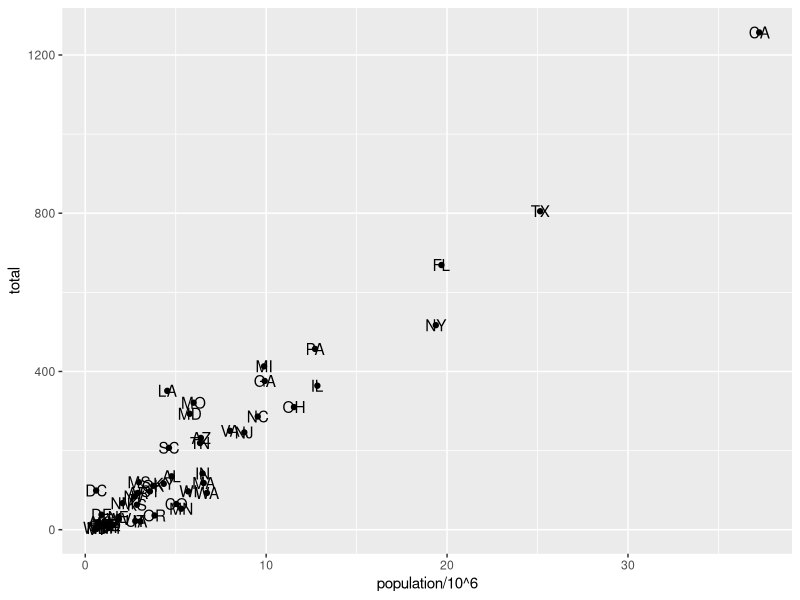
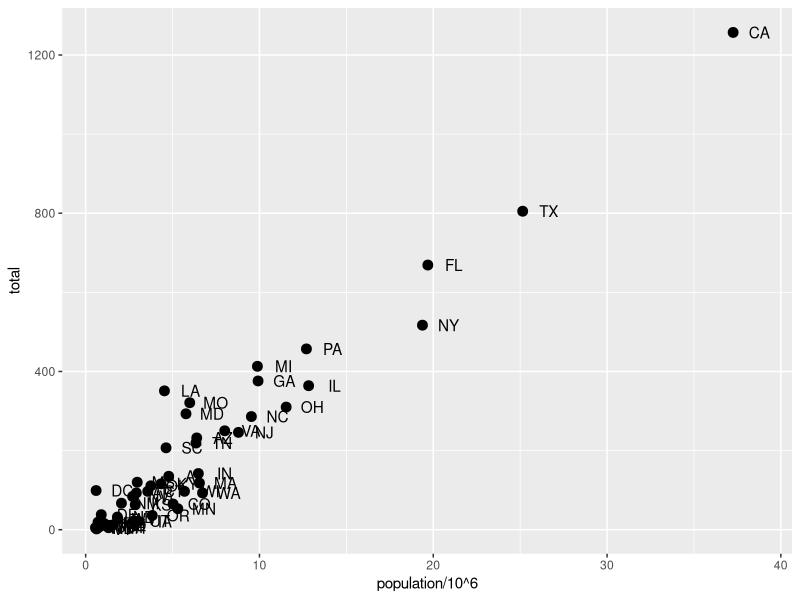
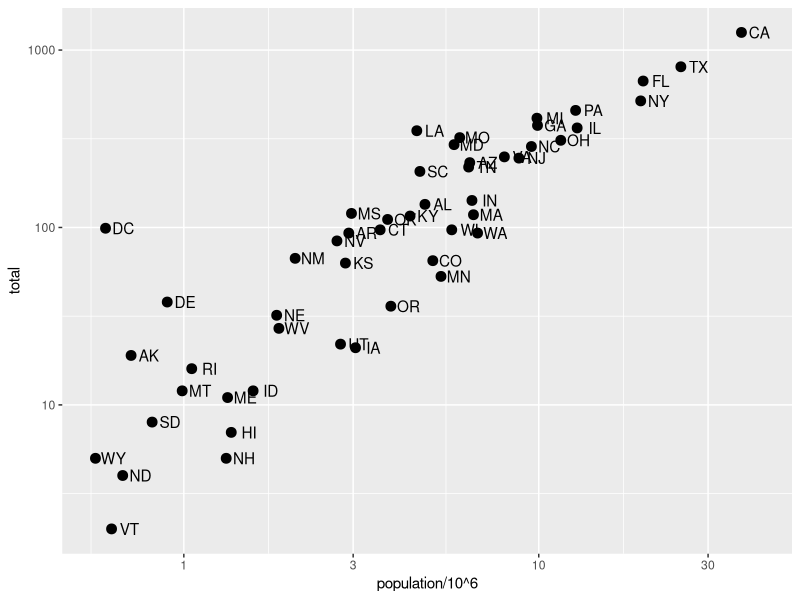
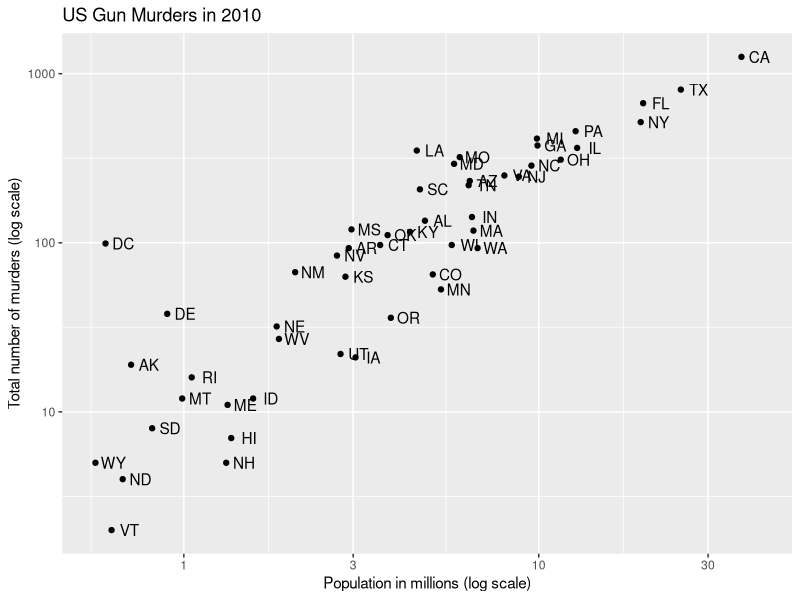
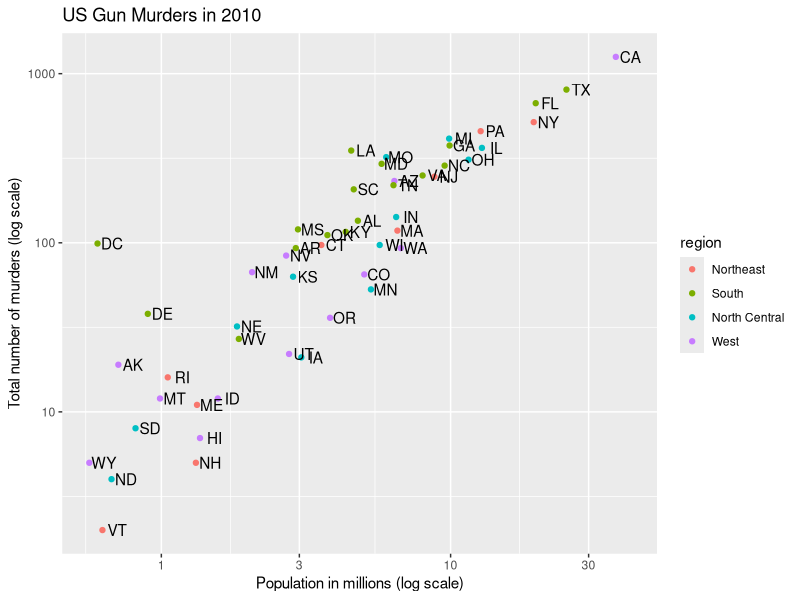
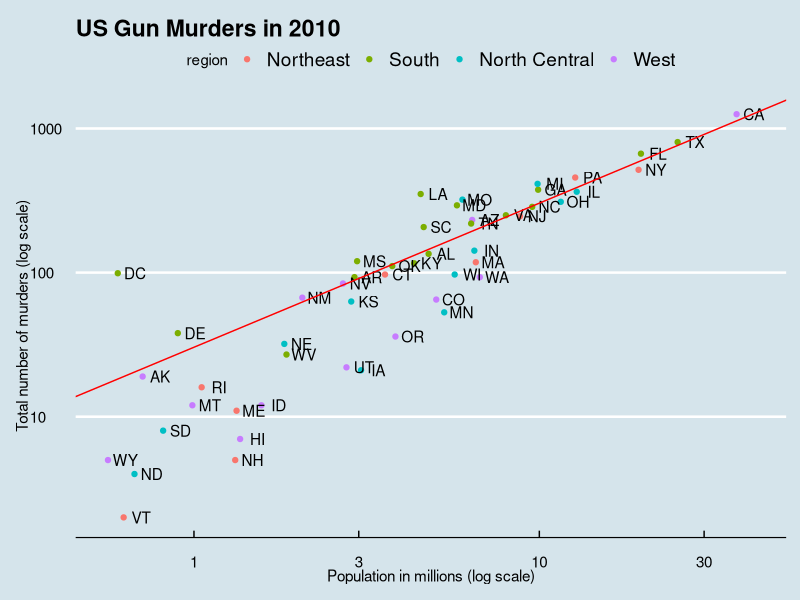
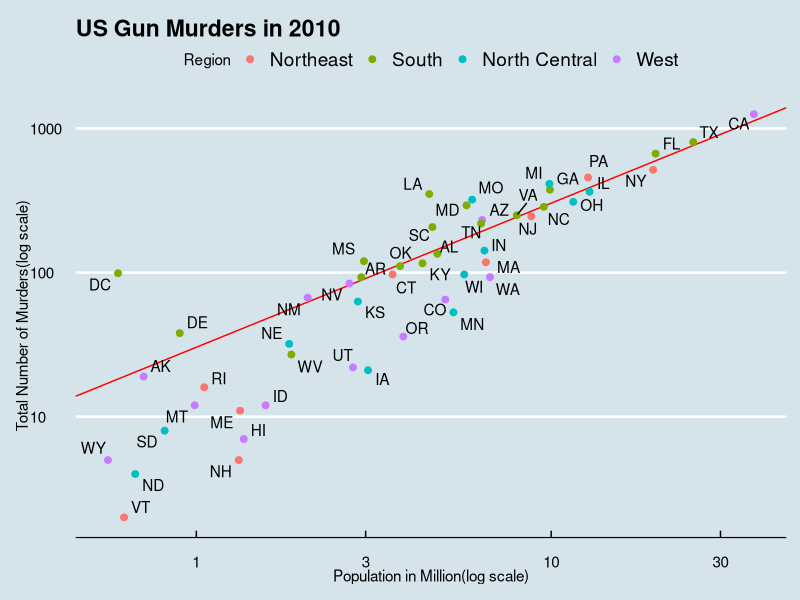
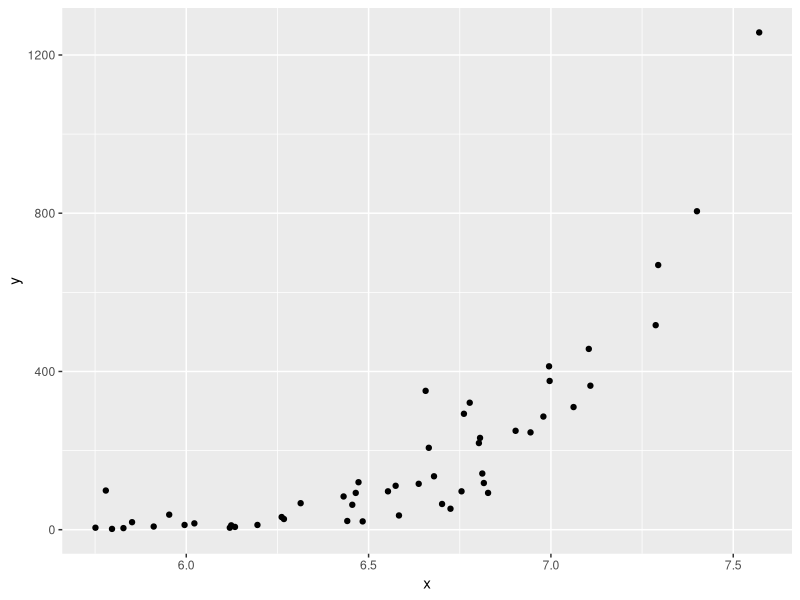

Write R code to recreate these figures, in order.
#look at the US murders data
library(dslabs)
data("murders")
library(tidyverse)
library(ggplot2)
install.packages("ggthemes")
library(ggthemes)
library(ggrepel)

str(murders)

#which state have the largest and the smallest population?
#how large is a typical state?
#what is the relation between population and murder num?

#The great value of a picture is when it forces us to notice what we never expected to see
#how to use aesthetics mappings in ggplot
murders %>% 
  ggplot() +
  geom_point(aes(x = population/10^6, y = total)) +
  geom_text(aes(population/10^6, total, label = abb))


#tinkering with arguments
p <- ggplot(data = murders)


p + geom_point(aes(population/10^6, total), size = 3) +
  geom_text(aes(population/10^6, total, label = abb), nudge_x = 1.5)


#we can also write this code in the below format
p <- murders %>% ggplot(aes(population/10^6, total, label= abb))

p + geom_point(size = 3) +
  geom_text(nudge_x = 0.05) +
  scale_x_log10() +
  scale_y_log10()


#How to add Labels and titles to the graph
murders %>%
  ggplot(aes(population/10^6, total, label = abb)) +
  geom_point(size = 1.5) +
  geom_text(nudge_x = 0.05) +
  scale_x_log10() +
  scale_y_log10() +
  xlab("Population in millions (log scale)") +
  ylab("Total number of murders (log scale)") +
  ggtitle("US Gun Murders in 2010")



## how to add different catagories as color
murders %>%
  ggplot(aes(population/10^6, total, label = abb)) +
  geom_point(aes(col = region),size = 1.5) +
  geom_text(nudge_x = 0.05) +
  scale_x_log10() +
  scale_y_log10() +
  xlab("Population in millions (log scale)") +
  ylab("Total number of murders (log scale)") +
  ggtitle("US Gun Murders in 2010")


##Annotation, shape and adjustment
#we want to draw a line with avarage murder rate

r <- murders %>%
  summarise(rate = sum(total)/ sum(population) * 10^6) %>%
  pull(rate)

## how to add a line to the graph
murders %>%
  ggplot(aes(population/10^6, total, label = abb)) +
  geom_point(aes(col = region),size = 1.5) +
  geom_text(nudge_x = 0.05) +
  scale_x_log10() +
  scale_y_log10() +
  geom_abline(intercept = log10(r), color="red")+
  xlab("Population in millions (log scale)") +
  ylab("Total number of murders (log scale)") +
  ggtitle("US Gun Murders in 2010") +
  theme_economist()

p <- p + geom_abline(intercept = log10(r), lty = 2, color = "darkgrey") +
  geom_point(aes(col=region), size = 3)

p <- p + scale_color_discrete(name = "Region")


murders %>%
  ggplot(aes(population/10^6, total, label = abb)) +
  geom_abline(intercept = log10(r), color = "red", ity = 2) +
  geom_point(aes(col = region),size = 2) +
  geom_text_repel() +
  scale_x_log10() +
  scale_y_log10() +
  xlab("Population in Million(log scale)") +
  ylab("Total Number of Murders(log scale)") +
  ggtitle("US Gun Murders in 2010") +
  scale_color_discrete(name = "Region") +
  theme_economist()


#Quick plots with qpolt
data("murders")
x <- log10(murders$population)
y <- murders$total

qplot(x,y)


#How can we make a grid of plots
library(gridExtra)
p1 <- qplot(x)
p2 <- qplot(x,y)
grid.arrange(p1,p2, nrow =2)


##Exercises
library(dplyr)
library(ggplot2)
library(dslabs)
data("heights")
data("murders")


p <- ggplot(murders)

q <- ggplot(heights)

murders %>% ggplot(aes(population, total)) +
  geom_point()

murders %>% ggplot(aes(population, total, label = abb)) +
  geom_point(aes(col = region), size = 1.5) +
  geom_text_repel() +
  scale_x_log10() +
  scale_y_log10() +
  theme_excel_new()

##.........................................##
##VISUALIZING DATA DISTRIBUTION##
#...........................................##

#ordinal data is variables belonging to small number of different groups, with each groups having many members
##CASE STUDY
##Student Heights

library(tidyverse)
library(dslabs)
data(heights)

str(heights)

heights %>%
  ggplot(aes(height)) +
  geom_histogram(binwidth = 1,color = "white", fill = "orange") +
  facet_grid(sex ~ .)

hist(heights$height)


#THE NORMAL DISTRIBUTION
#if we have a vector X
#then the avarage of x will be mean(x)
#and the standard deviation will be sd(x)

#if the data is normally distributed then we can measure the data in standard units
#z = (x - m)/s with m is the mean and s is the standard deviation

##........................###
## QUANTILE QUANTILE PLOTS#
##.........................###


index <- heights$sex == "Male"
x <- heights$height[index]

x

qnorm(0.975, mean = 5, sd = 2)

mean(x <= 69.5)

## Let's construct a qq plot with R code
p <- seq(0.05, 0.95, 0.05)

sample_quantiles <- quantile(x, p)

theoretical_quantiles <- qnorm(p, mean = mean(x), sd = sd(x))

theoretical_quantiles

qplot(theoretical_quantiles,sample_quantiles) +
  geom_abline()


z <- scale(x)

sample_quantiles <- quantile(z,p)
theoretical_quantiles <- qnorm(p, mean = mean(x), sd = sd(x))

qplot(theoretical_quantiles,sample_quantiles) +
  geom_abline()

heights %>% filter(sex == "Male") %>%
  ggplot(aes(sample = scale(height))) +
  geom_qq() +
  geom_abline()



## We are going to do the qq ploting again
p <- seq(0.05, 0.95, 0.05)


#to obtain sample quantile from the data, we can use the quantile function
sample_quantiles <- quantile(x,p)

#now let's define theoretical quantile
theoretical_quantiles <- qnorm(p, mean = mean(x), sd = sd(x))
sample_quantiles

#now plot these points
qplot(theoretical_quantiles, sample_quantiles) + geom_abline()



## now let's do these with z score
z <- scale(x)


#lets define sample quantile from z scores
sample_quantiles <- quantile(z, p)
sample_quantiles


#lets determine the theoretical quantile
theoretical_quantiles <- qnorm(p, mean = mean(z), sd = sd(z))

#let's plot these data
qplot(theoretical_quantiles,sample_quantiles) + geom_abline()



#now we understand how the qq plots work in the normal distribution
#we can inspect any data with these qqplot function


#the qq aesthetics should have the sample parameter in the ggplot aesthetics

heights %>% filter(sex == "Male") %>%
  ggplot(aes(sample = scale(height))) +
  geom_qq() +
  geom_abline()
